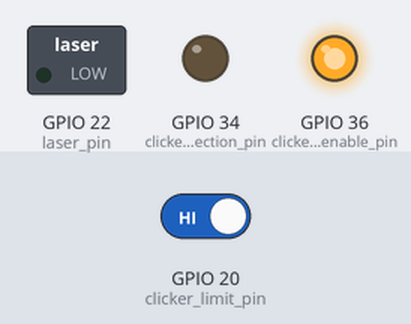
This sketch was run on a simulated ESP32. On the bench: switched loads named in the sketch (green lamp = pin HIGH), output pins drawn as LEDs (lit = HIGH). Inputs (shaded band) come from the test bench; at power-on: GPIO 20 (clicker_limit_pin) HIGH.

Above: at 1.2 s.
1.3 s: GPIO 20 (clicker_limit_pin) driven LOW
At 2.1 s:
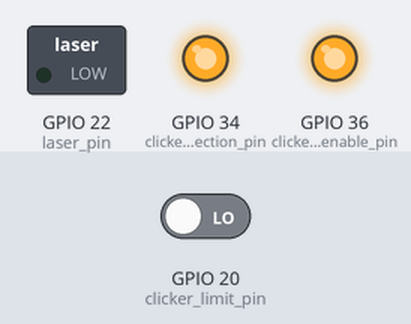
Timing chart, 0 to 4.3 s (numbered marks = the images above; inputs shaded):
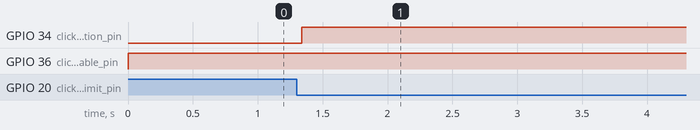

The sketch:

ClickerTest.ino
```cpp
// These constants won't change. They're used to give names to the pins used:

#define laser_pin 22
#define clicker_direction_pin 34
#define clicker_enable_pin 36
#define clicker_limit_pin 20


void setup() {
  pinMode(laser_pin, OUTPUT);
  pinMode(clicker_direction_pin, OUTPUT);
  pinMode(clicker_enable_pin, OUTPUT);
  pinMode(clicker_limit_pin, INPUT);
  Serial.begin(9600);
}

void loop() {
  digitalWrite(clicker_direction_pin, HIGH);
  digitalWrite(clicker_enable_pin, HIGH);
//  delay(1000);
  int start_time = millis();
  while(digitalRead(clicker_limit_pin) == LOW);
  digitalWrite(clicker_direction_pin, LOW);
  digitalWrite(clicker_enable_pin, HIGH);
//  delay(1000);
  delay(min(millis() - start_time + 10, 2500));
//  Serial.println(digitalRead(clicker_limit_pin));
//  delay(1000);
}
```

Measured:
- after the input at 1.3 s, GPIO 34 (clicker_direction_pin): LOW → HIGH at once
